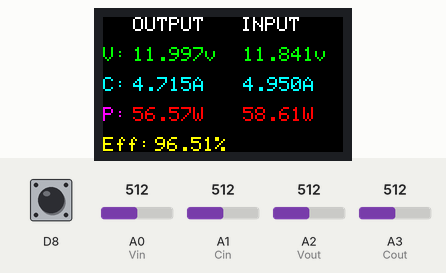
Recording of a sketch running on a simulated Arduino Zero (SAMD21). On the bench: 240×135 colour display. The test bench sets the inputs (shaded band); at power-on: D8 HIGH, A1 (Cin) = 512, A0 (Vin) = 512, A2 (Vout) = 512, A3 (Cout) = 512 (analog values on the 0–1023 scale).

Above: at 2.9 s.
3.0 s: D8 pulled LOW for 1 s
At 5.13 s:
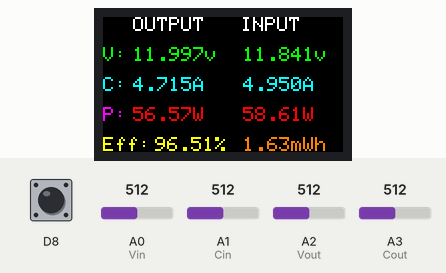
7.0 s: A1 (Cin) set to 612
At 7.4 s:
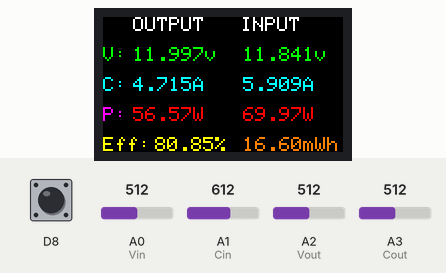
8.7 s: A1 (Cin) set to 631
At 9.16 s:
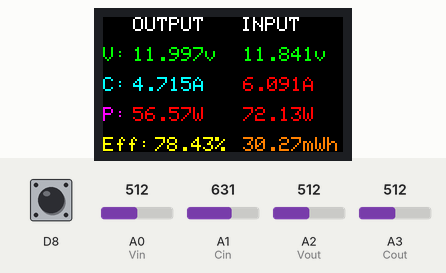
11.3 s: A0 (Vin) set to 370
At 11.69 s:
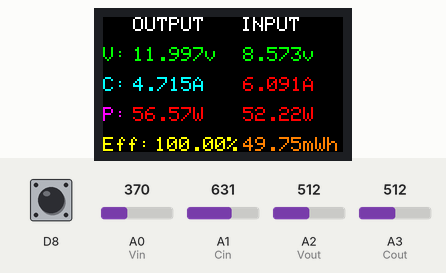
13.0 s: A0 (Vin) set to 336
At 13.46 s:
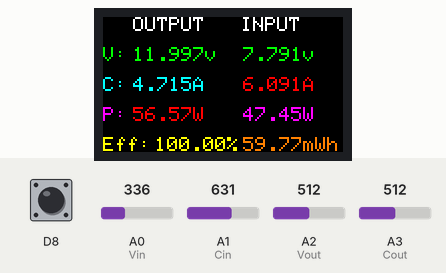
15.5 s: A2 (Vout) set to 800
At 15.98 s:
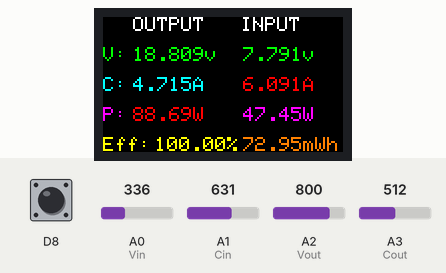
17.3 s: A2 (Vout) set to 816
Timing chart, 0 to 20.3 s (numbered marks = the images above; inputs shaded):
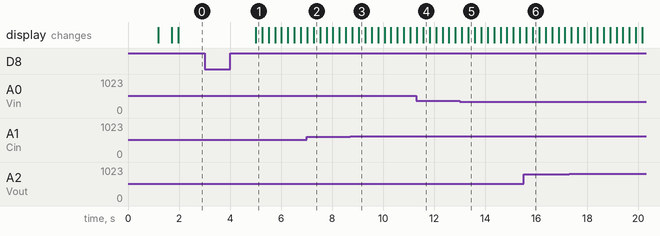

The sketch:

Efficiency_Meter_LGT8Fx.ino
```cpp
// Code Created by Make 2 Fix (Eng.Ahmed Hafez)
//24/08/2024

#include <avr/io.h>
#include <avr/interrupt.h>
#include <Adafruit_GFX.h>           // Core graphics library
#include <Adafruit_ST7789.h>        // Hardware-specific library for ST7789
#include <SPI.h>                    // Arduino SPI library
#include <Fonts/FreeSerif12pt7b.h>  // Add a custom font
#include <OneButton.h>

// ST7789 TFT module connections
#define TFT_CS   10  // define chip select pin
#define TFT_DC   6   // define data/command pin
#define TFT_RST  7   // define reset pin, or set to -1 and connect to Arduino RESET pin
//  SDA to pin 11
//  SCL to pin 13
#define E_calc   8   // define button to enable energy calculation

// Analog Pin Config
#define Vin     14
#define Cin     15
#define Vout    16
#define Cout    17

// Initialize Adafruit ST7789 TFT library

// OPTION 1 (recommended) is to use the HARDWARE SPI pins, which are unique
// to each board and not reassignable. For Arduino Uno: MOSI = pin 11 and
// SCLK = pin 13. This is the fastest mode of operation.

// To use this mode we have to modify Adafruit-GFX-Library as shown in the
// following link:
// https://github.com/adafruit/Adafruit-GFX-Library/pull/313

Adafruit_ST7789 tft = Adafruit_ST7789(TFT_CS, TFT_DC, TFT_RST);


// OPTION 2 lets you interface the display using ANY TWO or THREE PINS,
// tradeoff being that performance is not as fast as hardware SPI above.
#define TFT_MOSI 11  // Data out
#define TFT_CLK 13  // Clock out

//Adafruit_ST7789 tft = Adafruit_ST7789(TFT_CS, TFT_DC, TFT_MOSI, TFT_CLK,TFT_RST);   // Uncomment to use option 2

float p = 3.1415926;

// Define the reference voltage for the Arduino (usually 5V)
const float referenceVoltage = 5.00;

// Number of calibration points
const int numPointsVIN  = 23;
const int numPointsVOUT = 23;
const int numPointsCIN  = 10;
const int numPointsCOUT = 10;


// Calibration points
float inputVoltagePoints[]  = {0.0, 0.2054, 0.3101, 0.4170, 0.5218, 0.6289, 0.7351, 0.8402, 0.9447, 1.0508, 1.1575, 1.2648, 1.3697, 1.4755, 1.5796, 2.1106, 2.5343, 2.7554, 2.9667, 3.5943, 3.9904, 4.1816, 4.6421};
float correspondingVIN[]    = {0.0, 1.007,  1.501,  2.007,  2.500,  3.004,  3.501,  4.000,  4.501,  5.000,  5.506,  6.009,  6.502,  7.004,  7.501,  10.004, 12.00,  13.003, 14.013, 17.011, 19.00,  20.024, 23.03};

float outputVoltagePoints[] = {0.0, 0.2033, 0.3075, 0.4116, 0.5152, 0.6209, 0.7263, 0.8300, 0.9329, 1.0378, 1.1428, 1.2480, 1.3517, 1.4565, 1.5589, 2.0822, 2.5013, 2.7191, 2.9292, 3.5507, 3.9450, 4.1371, 4.6164};
float correspondingVOUT[]   = {0.0, 1.007,  1.501,  2.007,  2.500,  3.004,  3.501,  4.000,  4.501,  5.000,  5.506,  6.009,  6.502,  7.004,  7.501,  10.004, 12.00,  13.003, 14.013, 17.011, 19.00,  20.024, 23.03};

float inputCurrentPoints[]  = {0.0098, 0.0144, 0.0381, 0.2435, 0.5017, 1.0053, 1.5143, 2.0220, 2.5282, 4.0565};
float correspondingCIN[]    = {0.0,    0.050,  0.102,  0.500,  1.010,  2.005,  3.005,  4.010,  5.004,  8.005};

float outputCurrentPoints[] = {0.0196, 0.0302, 0.0566, 0.2688, 0.5379, 1.0628, 1.5909, 2.1220, 2.6555, 4.2350};
float correspondingCOUT[]   = {0.0,    0.050,  0.102,  0.500,  1.010,  2.005,  3.005,  4.010,  5.004,  8.005};

// The more point is taken the more accurate measured values,but with more memory usage.
// Calibration is described in get_values function.


//variables
float VIN  = 0;
float VOUT = 0;
float CIN  = 0;
float COUT = 0;
float rawVIN  = 0;
float rawVOUT  = 0;
float rawCIN  = 0;
float rawCOUT  = 0;
float PIN  = 0;
float POUT = 0;
float Efficiency=0;
float energy = 0;
float energy_Wh =0 ;
float voltage_compenstion = 0;
unsigned long previousMillis = 0;
unsigned long loop_delay = 10;
unsigned long currentMillis = 0;
bool E_enable = 0;


OneButton button;


void setup() {
  // setup OneButton
  Serial.begin(9600);               //for testing
  button.setup(E_calc, INPUT_PULLUP, true);
  analogReadResolution(12);         // Changing the ADC resolution to 12 bit

  // link the button function.
  button.attachClick(singleclick);

  // if the display has CS pin try with SPI_MODE0
  tft.init(135, 240, SPI_MODE0);    // Init ST7789 display 135x240 pixel

  tft.setRotation(3);               // if the screen is flipped, remove this command
  tft.setTextWrap(false);
  tft.fillScreen(ST77XX_BLACK);
  tft.setFont(&FreeSerif12pt7b);    // Set a custom font
  tft.setTextSize(0);               // Set text size. We are using custom font so you should always set text size as 0
  tft.setCursor(30, 30);            // Set position (x,y)
  tft.setTextColor(ST77XX_WHITE);   // Set color of text. We are using custom font so there is no background color supported
  tft.println("Efficiency Meter");  // Print a text or value
  tft.setCursor(40, 60);
  tft.print("Smile Dude :)");
  energy_Wh = 1;
  delay(1000);
  tft.setCursor(180, 125);
  tft.print("M2F");
  delay(500);
  // Stop using a custom font:
  tft.setFont();                    // Reset to standard font, to stop using any custom font previously set
  tft.fillScreen(ST77XX_BLACK);
}


void loop() {
  // keep watching the push button:
  button.tick();

  currentMillis = millis();
  if (currentMillis - previousMillis >= loop_delay)
  {
    get_values();
    display_data();
    previousMillis = currentMillis;
  }
}


// THIS FUNCTION WILL MAP THE float VALUES IN THE GIVEN RANGE
// This function was built using ChatGPT.
float linearizeVoltage(float x, float* xValues, float* yValues, int points) {
  // If x is out of bounds, clamp it to the min or max
  if (x <= xValues[0]) return yValues[0];
  if (x >= xValues[points - 1]) return yValues[points - 1];

  // Find the interval x is in
  for (int i = 0; i < points - 1; i++) {
    if (x >= xValues[i] && x <= xValues[i + 1]) {
      // Linear interpolation formula
      float x0 = xValues[i];
      float x1 = xValues[i + 1];
      float y0 = yValues[i];
      float y1 = yValues[i + 1];
      return y0 + (y1 - y0) * ((x - x0) / (x1 - x0));
    }
  }
  // Should never reach here
  return 0.0;
}


//This functions will calculate the curret, voltage, power and energy values
void get_values()
{
  rawVIN  = 0;
  rawVOUT = 0;
  rawCIN  = 0;
  rawCOUT = 0;
  // For loops is for averaging measured values we choose 50.
  // If needed this value can be increased to get more stable readings.
  for(int x = 0; x < 50; x++){
    rawVIN  += analogRead(Vin)  * (referenceVoltage / 4095.0);
    delay(1);
  }
  for(int x = 0; x < 50; x++){
    rawVOUT += analogRead(Vout) * (referenceVoltage / 4095.0);
    delay(1);
  }
  for(int x = 0; x < 50; x++){
    rawCIN  += analogRead(Cin)  * (referenceVoltage / 4095.0);
    delay(1);
  }
  for(int x = 0; x < 50; x++){
    rawCOUT += analogRead(Cout) * (referenceVoltage / 4095.0);
    delay(1);
  }

  rawVIN  = rawVIN/50;
  rawVOUT = rawVOUT/50;
  rawCIN  = rawCIN/50;
  rawCOUT = rawCOUT/50;

  VIN  = linearizeVoltage(rawVIN,  inputVoltagePoints,  correspondingVIN,  numPointsVIN) ;
  VOUT = linearizeVoltage(rawVOUT, outputVoltagePoints, correspondingVOUT, numPointsVOUT) ;
  CIN  = linearizeVoltage(rawCIN,  inputCurrentPoints,  correspondingCIN,  numPointsCIN) ;
  COUT = linearizeVoltage(rawCOUT, outputCurrentPoints, correspondingCOUT, numPointsCOUT) ;

  //Voltage calibration:
  /*Serial.print("Input Voltage: ");
  Serial.print(rawVIN,4);
  Serial.print(" V, Output Voltage: ");
  Serial.println(rawVOUT,4);*/

  //Current calibration:
  /*Serial.print("Input Voltage: ");
  Serial.print(rawCIN,4);
  Serial.print(" V, Output Voltage: ");
  Serial.println(rawCOUT,4);*/


/* Calibration Processs:
     Voltage Readings:
         - We connect input and output voltage terminal together to use one source for calibration.
         - then connect an accurate and stable voltage source to them with an accurate voltmeter.
         - Uncomment Voltage calibration serial print code.
         - Set the voltage source for an example to 1V then open the terminal to see the MCU readings
           in my case Input Voltage = 0.2054V and Output Voltage = 0.2033V, record these readings
           in the inputVoltagePoints outputVoltagePoints Lists with respect to corresponding voltages in
           correspondingVIN and correspondingVOUT lists.
         - repeat this step with different voltages until reaching an accurate readings in LCD equal to
           voltmeter in our available voltage range, in my case is 0-23V range.

      Current Readings:
         - We connect input and output voltage terminal together to use one source for calibration.
         - then connect a bench power supply to input terminals and in output terminals we use
           an accurate and stable constant current load in series with an accurate ammeter.
         - Uncomment Current calibration serial print code.
         - Set the current load for an example to 1A then open the terminal to see the MCU readings
           in my case Input Voltage = 0.5017V and Output Voltage = 0.5379V, record these readings
           in the inputCurrentPoints outputCurrentPoints Lists with respect to corresponding currents in
           correspondingCIN and correspondingCOUT lists.
         - Don't forget to calibrate zero ampare point first.
         - Repeat this step with different loads until reaching an accurate readings in LCD equal to
           ammeter in our available current range, in my case is 0-10A range.
         - I reached a maximum current reading of 8A as I don't have power supply or constant load can handle more than this.*/


  PIN = VIN*CIN;              //Calculate power and energy
  POUT = VOUT*COUT;
  if(PIN == 0){
    Efficiency = 0;
  }
  else{
  Efficiency = (POUT/PIN)*100;
  Efficiency = constrain(Efficiency,0,100); //Limit settings values to a range
  }
}


// This function will be called when the button1 was pressed 1 time.
void singleclick() {
  if(E_enable == 0){
    E_enable = 1;
  }
  else if(E_enable ==1){
    E_enable = 0;
    energy = 0;
    energy_Wh = 1;
  }
}
```

RGB_LCD_Config.ino
```cpp
void display_data(){

  tft.setTextWrap(false);
  tft.setCursor(30, 0);
  tft.setTextColor(ST77XX_WHITE, ST77XX_BLACK);
  tft.setTextSize(2);
  tft.print("OUTPUT   INPUT");
  tft.setCursor(0, 30);
  tft.setTextColor(ST77XX_GREEN, ST77XX_BLACK);
  tft.setTextSize(2);
  tft.print("V:");
  tft.setCursor(0, 60);
  tft.setTextColor(ST77XX_CYAN, ST77XX_BLACK);
  tft.setTextSize(2);
  tft.print("C:");
  tft.setCursor(0, 90);
  tft.setTextColor(ST77XX_MAGENTA, ST77XX_BLACK);
  tft.setTextSize(2);
  tft.print("P:");
  // Voltages
  if(VOUT > 19){
    tft.setCursor(30, 30);
    tft.setTextColor(ST77XX_RED, ST77XX_BLACK);
    tft.setTextSize(2);
    tft.print(VOUT,3);
    tft.print("v");
  }
  else{
    tft.setCursor(30, 30);
    tft.setTextColor(ST77XX_GREEN, ST77XX_BLACK);
    tft.setTextSize(2);
    tft.print(VOUT,3);
    tft.print("v");

    if(VOUT < 10){
      tft.fillRect(100, 30, 12, 20, ST77XX_BLACK);
    }
  }
  if(VIN > 19){
    tft.setCursor(140, 30);
    tft.setTextColor(ST77XX_RED, ST77XX_BLACK);
    tft.setTextSize(2);
    tft.print(VIN,3);
    tft.print("v");
  }
  else{
    tft.setCursor(140, 30);
    tft.setTextColor(ST77XX_GREEN, ST77XX_BLACK);
    tft.setTextSize(2);
    tft.print(VIN,3);
    tft.print("v");

    if(VIN < 10){
      tft.fillRect(210, 30, 12, 20, ST77XX_BLACK);
    }
  }
  // Currents
  if(COUT > 6){
    tft.setCursor(30, 60);
    tft.setTextColor(ST77XX_RED, ST77XX_BLACK);
    tft.setTextSize(2);
    tft.print(COUT,3);
    tft.print("A");
  }
  else{
    tft.setCursor(30, 60);
    tft.setTextColor(ST77XX_CYAN, ST77XX_BLACK);
    tft.setTextSize(2);
    tft.print(COUT,3);
    tft.print("A");
  }
  if(CIN > 6){
    tft.setCursor(140, 60);
    tft.setTextColor(ST77XX_RED, ST77XX_BLACK);
    tft.setTextSize(2);
    tft.print(CIN,3);
    tft.print("A");
  }
  else{
    tft.setCursor(140, 60);
    tft.setTextColor(ST77XX_CYAN, ST77XX_BLACK);
    tft.setTextSize(2);
    tft.print(CIN,3);
    tft.print("A");
  }
  //POWER
  if(POUT > 50){
    tft.setCursor(30, 90);
    tft.setTextColor(ST77XX_RED, ST77XX_BLACK);
    tft.setTextSize(2);
    tft.print(POUT);
    tft.print("W");
  }
  else{
    tft.setCursor(30, 90);
    tft.setTextColor(ST77XX_MAGENTA, ST77XX_BLACK);
    tft.setTextSize(2);
    tft.print(POUT);
    tft.print("W");

    if(POUT < 10){
      tft.fillRect(90, 90, 12, 20, ST77XX_BLACK);
    }
  }
  if(PIN > 50){
    tft.setCursor(140, 90);
    tft.setTextColor(ST77XX_RED, ST77XX_BLACK);
    tft.setTextSize(2);
    tft.print(PIN);
    tft.print("W");
  }
  else{
    tft.setCursor(140, 90);
    tft.setTextColor(ST77XX_MAGENTA, ST77XX_BLACK);
    tft.setTextSize(2);
    tft.print(PIN);
    tft.print("W");

    if(PIN < 10){
      tft.fillRect(200, 90, 12, 20, ST77XX_BLACK);
    }
  }
  //Efficiency
  tft.setCursor(0, 120);
  tft.setTextColor(ST77XX_YELLOW, ST77XX_BLACK);
  tft.setTextSize(2);
  tft.print("Eff:");
  tft.setCursor(52, 120);
  tft.print(Efficiency);
  tft.print("%");
  if(Efficiency < 10){
    tft.fillRect(112, 120, 24, 20, ST77XX_BLACK);
  }else if(Efficiency < 100){
    tft.fillRect(124, 120, 12, 20, ST77XX_BLACK);
  }
  if(E_enable == 1){
    if(energy > 100 && energy < 1000){
      energy = energy + (PIN/36);  //(PIN*1000)/(0.1/3600)
      tft.setCursor(132, 120);
      tft.setTextColor(ST77XX_ORANGE, ST77XX_BLACK);
      tft.setTextSize(2);
      tft.print(energy);
      tft.print("mWh");
    }else if(energy > 1000){
      if(energy_Wh < 1.01){tft.fillRect(132, 120, 11, 20, ST77XX_BLACK);}
      energy_Wh = energy_Wh + (PIN*(.1/3600));  //PIN*(0.1/3600)
      tft.setCursor(140, 120);
      tft.setTextColor(ST77XX_ORANGE, ST77XX_BLACK);
      tft.setTextSize(2);
      tft.print(energy_Wh);
      tft.print("Wh   ");
    }else{
      energy = energy + (PIN/36);  //(PIN*1000)/(0.1/3600)
      tft.setCursor(140, 120);
      tft.setTextColor(ST77XX_ORANGE, ST77XX_BLACK);
      tft.setTextSize(2);
      tft.print(energy);
      tft.print("mWh");
    }
  }
  if(E_enable == 0){
    tft.setCursor(132, 120);
    tft.setTextColor(ST77XX_ORANGE, ST77XX_BLACK);
    tft.setTextSize(2);
    tft.print("         ");
  }
}
```

Measured:
- the behaviour switches between 621 and 622 on A1 (Cin) (found by bisection; images 2 and 3)
- the behaviour switches between 355 and 354 on A0 (Vin) (found by bisection; images 4 and 5)
- after the input at 3.0 s, the display: changes after 2.0 s (image 1)
- after the input at 13.0 s, the display: first differs from a run without the input after 0.34 s (image 5)
